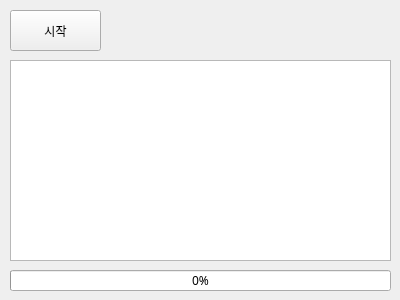
<?xml version="1.0" encoding="UTF-8"?>
<ui version="4.0">
 <class>Form</class>
 <widget class="QWidget" name="Form">
  <property name="geometry">
   <rect>
    <x>0</x>
    <y>0</y>
    <width>400</width>
    <height>300</height>
   </rect>
  </property>
  <property name="maximumSize">
   <size>
    <width>400</width>
    <height>300</height>
   </size>
  </property>
  <property name="font">
   <font>
    <family>맑은 고딕</family>
   </font>
  </property>
  <property name="windowTitle">
   <string>Form</string>
  </property>
  <widget class="QPushButton" name="btnStart">
   <property name="geometry">
    <rect>
     <x>10</x>
     <y>10</y>
     <width>91</width>
     <height>41</height>
    </rect>
   </property>
   <property name="text">
    <string>시작</string>
   </property>
  </widget>
  <widget class="QTextBrowser" name="txbLog">
   <property name="geometry">
    <rect>
     <x>10</x>
     <y>60</y>
     <width>381</width>
     <height>201</height>
    </rect>
   </property>
  </widget>
  <widget class="QProgressBar" name="pgbTask">
   <property name="geometry">
    <rect>
     <x>10</x>
     <y>270</y>
     <width>381</width>
     <height>21</height>
    </rect>
   </property>
   <property name="value">
    <number>0</number>
   </property>
  </widget>
 </widget>
 <resources/>
 <connections/>
</ui>
